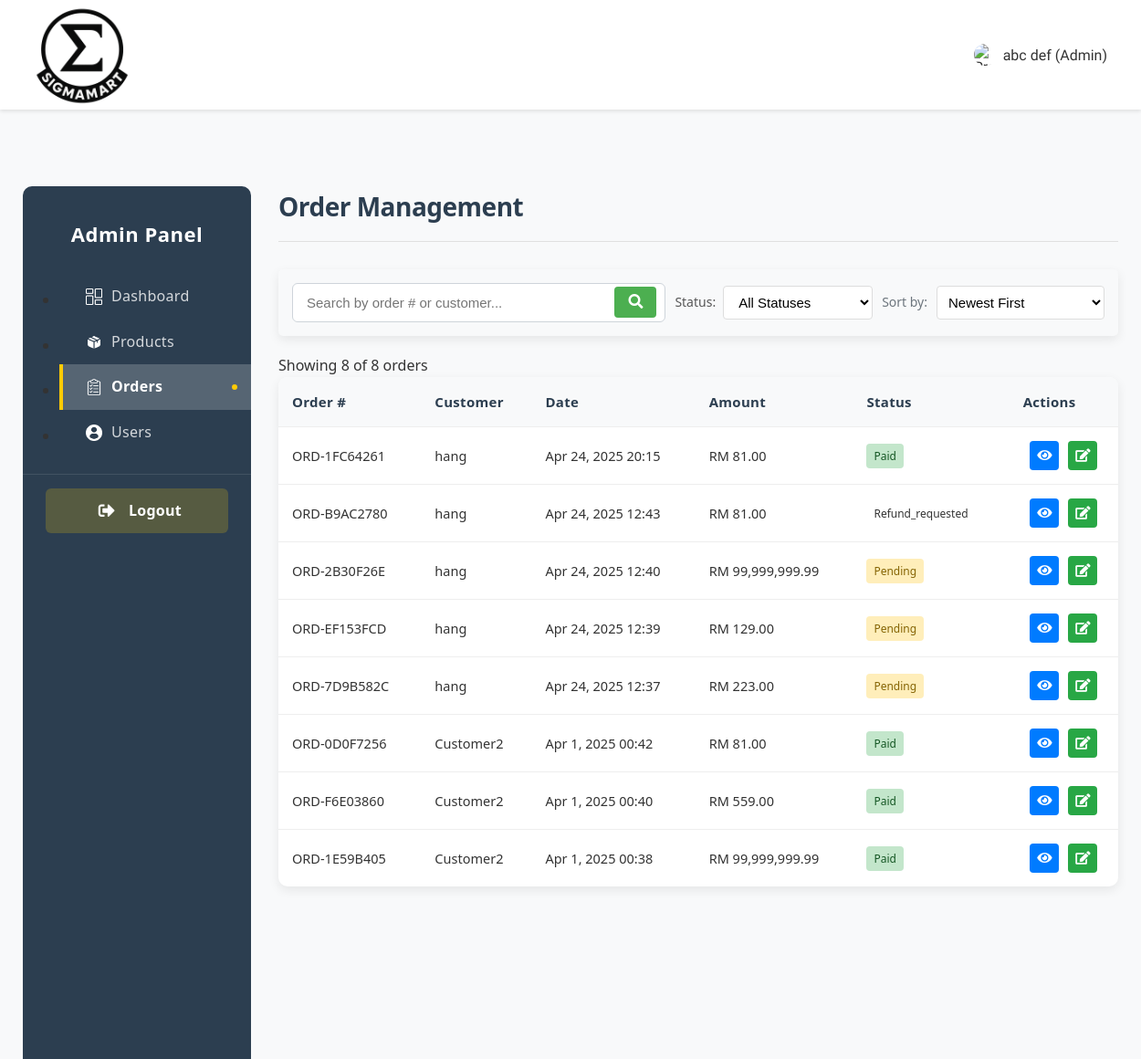
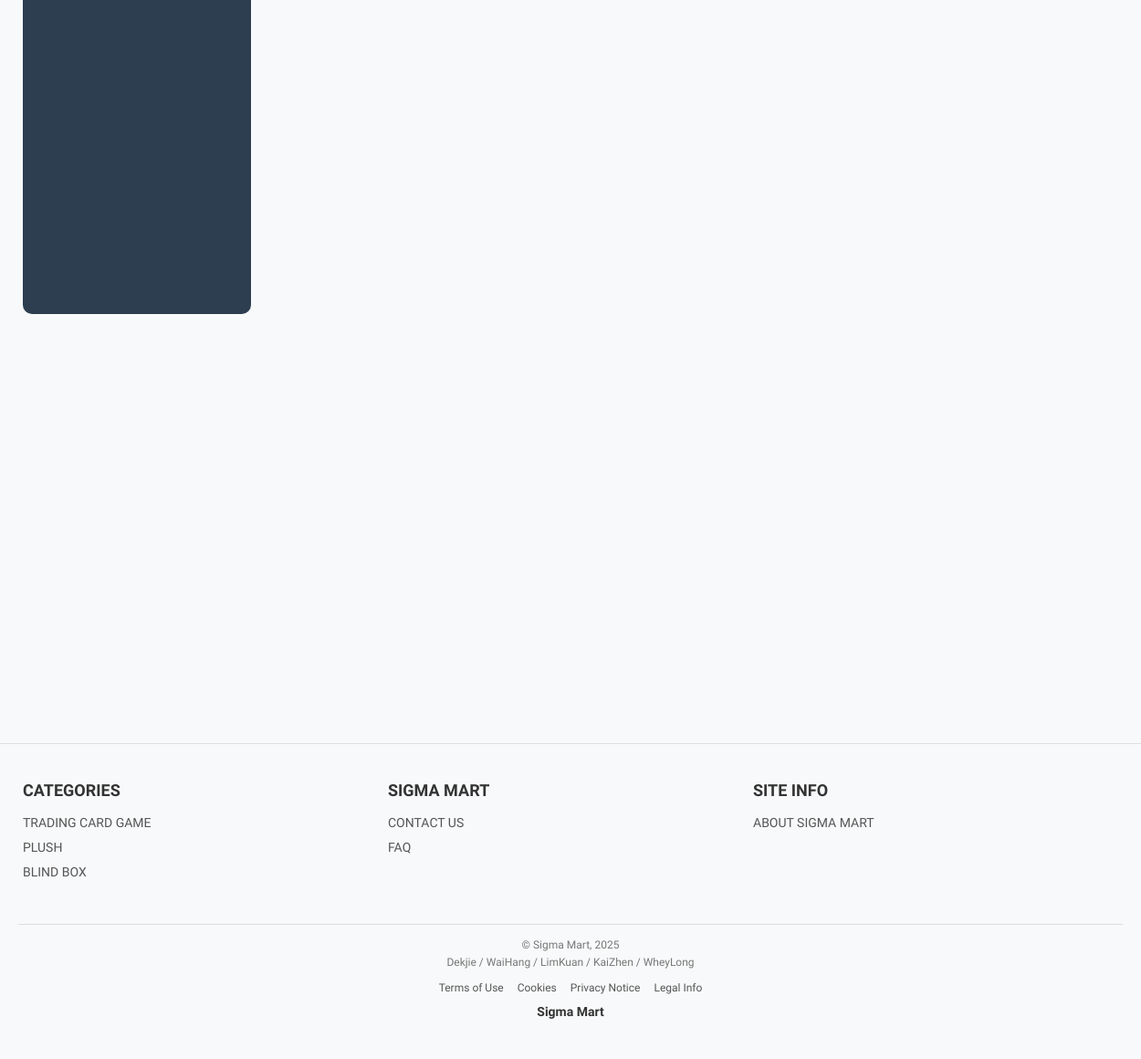
The app's page /admin/orders.php (signed in) with its own data (2 pictures, top to bottom).
### tables this page shows
CREATE TABLE `orders` (
  `id` int(11) NOT NULL,
  `user_id` int(11) NOT NULL,
  `order_reference` varchar(50) NOT NULL,
  `total_amount` decimal(10,2) NOT NULL,
  `shipping_cost` decimal(10,2) NOT NULL,
  `status` varchar(20) NOT NULL DEFAULT 'Pending',
  `payment_id` varchar(100) DEFAULT NULL,
  `payment_date` datetime DEFAULT NULL,
  `payment_session_id` varchar(255) DEFAULT NULL,
  `order_date` datetime NOT NULL,
  `payment_method` varchar(50) DEFAULT NULL,
  `tracking_number` varchar(100) DEFAULT NULL,
  `admin_notes` text DEFAULT NULL
);

CREATE TABLE `users` (
  `UserID` int(7) NOT NULL,
  `username` varchar(255) NOT NULL,
  `FirstName` varchar(255) NOT NULL,
  `LastName` varchar(255) NOT NULL,
  `Email` varchar(255) NOT NULL,
  `Password` varchar(255) NOT NULL,
  `UserType` varchar(255) NOT NULL DEFAULT 'Member',
  `profileimgpath` varchar(255) DEFAULT NULL,
  `is_verified` tinyint(1) NOT NULL DEFAULT 0,
  `remember_token` varchar(255) DEFAULT NULL
);

### lib/SimplePager.php (called while the page is built, shortened)
<?php
class SimplePager {
    public $item_count;
    public function __construct($query, $params = [], $items_per_page = 10, $page = 1) {
        global $_db;
        $this->items_per_page = $items_per_page;
        $this->page = max(1, intval($page));
        if (stripos($query, 'SELECT COUNT') === 0) {
            $stmt = $_db->prepare($query);
            $stmt->execute($params);
            $this->item_count = $stmt->fetchColumn();
        } else {
            $from_pos = stripos($query, 'FROM');
            if ($from_pos !== false) {
                $from_clause = substr($query, $from_pos);
                $order_pos = stripos($from_clause, 'ORDER BY');
                if ($order_pos !== false) {
                    $from_clause = substr($from_clause, 0, $order_pos);
                }
                $group_pos = stripos($from_clause, 'GROUP BY');
                $count_query = "SELECT COUNT(*) " . $from_clause;
                try {
                    $stmt = $_db->prepare($count_query);
                    $stmt->execute($params);
                    $this->item_count = $stmt->fetchColumn();
                } catch (PDOException $e) {
                    $temp_query = preg_replace('/SELECT\s+.+?\s+FROM/is', 'SELECT COUNT(*) FROM', $query);
                    $temp_query = preg_replace('/ORDER\s+BY\s+.+$/is', '', $temp_query);
                    try {
                        $stmt = $_db->prepare($temp_query);
                        $stmt->execute($params);
                        $this->item_count = $stmt->fetchColumn();
                    } catch (PDOException $e2) {
                        $stmt = $_db->prepare($query);
                        $stmt->execute($params);
                        $all_results = $stmt->fetchAll(PDO::FETCH_ASSOC);
                        $this->item_count = count($all_results);
                    }
                }
            } else {
                throw new Exception("Cannot determine count from query");
            }
        }
        $this->page_count = ceil($this->item_count / $this->items_per_page);
        $offset = ($this->page - 1) * $this->items_per_page;
        if (stripos($query, 'LIMIT') === false) {
            $query .= " LIMIT " . $this->items_per_page . " OFFSET " . $offset;
        }
        $stmt = $_db->prepare($query);
        $stmt->execute($params);
        $this->result = $stmt->fetchAll(PDO::FETCH_ASSOC);
    }
}

### admin/orders.php (the view, shortened to what this page needs)
<?php
require '../_base.php';
require_once '../lib/SimplePager.php';
$status = isset($_GET['status']) ? $_GET['status'] : '';
$search = isset($_GET['search']) ? trim($_GET['search']) : '';
$page = isset($_GET['page']) ? (int)$_GET['page'] : 1;
$sort = isset($_GET['sort']) ? $_GET['sort'] : 'date_desc';
include '../_head.php';
?>
<div class="admin-container">
    <div class="admin-sidebar">
        <?php include 'sidebar.php'; ?>
    </div>
    <div class="admin-content">
        <div class="admin-header">
            <h1>Order Management</h1>
        </div>
        <div class="admin-filters">
            <form method="get" action="orders.php" class="search-form">
                <div class="search-group">
                    <input type="text" name="search" placeholder="Search by order # or customer..." value="<?php echo htmlspecialchars($search); ?>">
                    <button type="submit" class="search-btn">
                        <i class="fas fa-search"></i>
                    </button>
                </div>
                <div class="filter-group">
                    <label for="status">Status:</label>
                    <select name="status" id="status" onchange="this.form.submit()">
                        <option value="">All Statuses</option>
                    </select>
                </div>
                <div class="sort-group">
                    <label for="sort">Sort by:</label>
                    <select name="sort" id="sort" onchange="this.form.submit()">
                        <option value="date_desc" <?php echo $sort === 'date_desc' ? 'selected' : ''; ?>>Newest First</option>
                    </select>
                </div>
            </form>
        </div>
        <?php
        $query = "SELECT o.*, u.Username
                  FROM orders o
                  JOIN users u ON o.user_id = u.UserID";
        $params = [];
        switch ($sort) {
            case 'date_desc': $query .= " ORDER BY o.order_date DESC"; break;
        }
        $pager = new SimplePager($query, $params, 10, $page);
        $orders = $pager->result;
        if (!isset($pager->item_count)) {
            $countQuery = "SELECT COUNT(*) FROM orders o JOIN users u ON o.user_id = u.UserID";
            if (!empty($status)) {
                $countQuery .= " WHERE o.status = ?";
            }
            if (!empty($search)) {
                $countQuery .= (strpos($countQuery, 'WHERE') === false ? " WHERE " : " AND ");
                $countQuery .= "(o.order_reference LIKE ? OR u.Username LIKE ?)";
            }
            $countStmt = $pdo->prepare($countQuery);
            $countStmt->execute($params);
            $totalOrders = $countStmt->fetchColumn();
            $totalPages = ceil($totalOrders / 10);
        } else {
            $totalOrders = $pager->item_count;
        }
        ?>
        <div class="admin-table-container">
            <div class="table-header">
                <span>Showing <?php echo count($orders); ?> of <?php echo $totalOrders; ?> orders</span>
            </div>
            <table class="admin-table">
                <thead>
                    <tr>
                        <th class="sortable">Order #</th>
                        <th class="sortable">Customer</th>
                        <th class="sortable">Date</th>
                        <th class="sortable">Amount</th>
                        <th class="sortable">Status</th>
                        <th>Actions</th>
                    </tr>
                </thead>
                <tbody>
                    <?php if (count($orders) > 0): ?>
                        <?php foreach ($orders as $order): ?>
                            <tr>
                                <td><?php echo htmlspecialchars($order['order_reference']); ?></td>
                                <td><?php echo htmlspecialchars($order['Username']); ?></td>
                                <td><?php echo date('M j, Y H:i', strtotime($order['order_date'])); ?></td>
                                <td>RM <?php echo number_format($order['total_amount'], 2); ?></td>
                                <td>
                                    <span class="status-badge <?php echo strtolower($order['status']); ?>">
                                        <?php echo htmlspecialchars($order['status']); ?>
                                    </span>
                                </td>
                                <td>
                                    <div class="action-buttons">
                                        <a href="order_details.php?id=<?php echo $order['id']; ?>" class="view-btn" title="View Details">
                                            <i class="fas fa-eye"></i>
                                        </a>
                                        <a href="update_order.php?id=<?php echo $order['id']; ?>" class="edit-btn" title="Edit Order">
                                            <i class="fas fa-edit"></i>
                                        </a>
                                    </div>
                                </td>
                            </tr>
                        <?php endforeach; ?>
                    <?php else: ?>
                        <tr>
                            <td colspan="6" class="no-results">No orders found</td>
                        </tr>
                    <?php endif; ?>
                </tbody>
            </table>
        </div>
    </div>
</div>
<?php include '../_foot.php'; ?>

### css/base.css (style rules this page uses)
body { font-family: 'Varela Round', sans-serif; background-color: #f8f9fa; color: #333; margin: 0; padding: 0; }
h1, h2, h3, h4, h5, h6 { margin-top: 0; color: #333; }
a { text-decoration: none; color: #333; }

### css/admin.css (style rules this page uses)
.admin-container { max-width: 1200px; margin: 0 auto; padding: 20px; display: flex; gap: 30px; }
.admin-sidebar { width: 250px; background-color: #2c3e50; border-radius: 10px; padding: 25px 0; position: sticky; top: 20px; height: 1250px; overflow-y: auto; }
.admin-content { flex: 1; min-width: 0; display: flex; flex-direction: column; height: calc(100vh - 40px); }
.admin-header { display: flex; justify-content: space-between; align-items: center; margin-bottom: 30px; padding-bottom: 15px; border-bottom: 1px solid #e0e0e0; }
.admin-header h1 { font-size: 28px; font-weight: 700; color: #2c3e50; margin: 0; }
.admin-table { width: 100%; border-collapse: separate; border-spacing: 0; margin-bottom: 30px; background-color: #fff; border-radius: 10px; overflow: hidden; box-shadow: 0 4px 12px rgba(0,0,0,0.08); }
.admin-table th, .admin-table td { padding: 15px; text-align: left; border-bottom: 1px solid #eee; }
.admin-table th { background-color: #f8f9fa; font-weight: 600; color: #495057; position: sticky; top: 0; z-index: 10; }
.admin-table tr:last-child td { border-bottom: none; }
.status-badge { display: inline-block; padding: 5px 12px; border-radius: 20px; font-size: 13px; font-weight: 500; text-transform: capitalize; }
.status-badge.pending { background-color: #fff3cd; color: #856404; }
.admin-filters { background-color: #fff; border-radius: 10px; padding: 20px; margin-bottom: 25px; box-shadow: 0 4px 12px rgba(0,0,0,0.08); display: flex; flex-wrap: wrap; gap: 20px; align-items: center; }
.search-form { display: flex; flex-wrap: wrap; gap: 20px; width: 100%; align-items: center; }
.search-group { flex: 1; min-width: 200px; position: relative; }
.search-group input { width: 100%; padding: 12px 15px; padding-right: 45px; border: 1px solid #ced4da; border-radius: 6px; font-size: 15px; transition: border-color 0.3s; }
.search-btn { position: absolute; right: 10px; top: 50%; transform: translateY(-50%); background: none; border: none; color: #6c757d; cursor: pointer; font-size: 16px; }
.filter-group, .sort-group { display: flex; align-items: center; gap: 10px; }
.filter-group label, .sort-group label { font-size: 14px; color: #6c757d; white-space: nowrap; }
.filter-group select, .sort-group select { padding: 10px 15px; border: 1px solid #ced4da; border-radius: 6px; font-size: 15px; background-color: #fff; min-width: 150px; }
.admin-container { font-family: 'Segoe UI', Roboto, 'Helvetica Neue', Arial, sans-serif; color: #333; line-height: 1.6; -webkit-font-smoothing: antialiased; -moz-osx-font-smoothing: grayscale; }
.admin-header h1 { font-size: 28px; font-weight: 700; color: #2c3e50; margin: 0; letter-spacing: -0.5px; }
.admin-table th { background-color: #f8f9fa; font-weight: 600; color: #2c3e50; font-size: 15px; letter-spacing: 0.3px; position: sticky; top: 0; z-index: 10; }
.admin-table td { font-size: 14.5px; color: #333; }
.admin-filters { margin-bottom: 20px; padding: 15px; background-color: #f8f9fa; border-radius: 5px; }
.admin-filters .search-form { display: flex; flex-wrap: wrap; gap: 10px; align-items: center; }
.filter-group { display: flex; gap: 10px; }
.filter-group select, .sort-group select { padding: 8px; border: 1px solid #ddd; border-radius: 4px; }

### css/profile.css (style rules this page uses)
.filter-group { display: flex; align-items: center; gap: 8px; }
.filter-group label { font-weight: 500; color: #555; white-space: nowrap; }
.filter-group select, .filter-group input[type="text"] { padding: 8px 12px; border: 1px solid #ddd; border-radius: 4px; background-color: #fff; }
.search-group { flex-grow: 1; display: flex; gap: 8px; }
.search-group input[type="text"] { flex-grow: 1; }
.search-btn { padding: 8px 15px; background-color: #4CAF50; color: white; border: none; border-radius: 4px; cursor: pointer; transition: background-color 0.3s; }

### css/order_details.css (style rules this page uses)
.status-badge { padding: 5px 10px; border-radius: 4px; font-size: 14px; font-weight: 500; }
.status-badge.pending { background-color: #fff3cd; color: #856404; }
.status-badge.paid { background-color: #d4edda; color: #155724; }

### records on screen
orders: order_reference "ORD-1FC64261", user.username "hang", order_date "Apr 24, 2025 20:15", total_amount "81.00", status "Paid"
orders: order_reference "ORD-B9AC2780", user.username "hang", order_date "Apr 24, 2025 12:43", total_amount "81.00", status "Refund_requested"
orders: order_reference "ORD-2B30F26E", user.username "hang", order_date "Apr 24, 2025 12:40", total_amount "99,999,999.99", status "Pending"
orders: order_reference "ORD-EF153FCD", user.username "hang", order_date "Apr 24, 2025 12:39", total_amount "129.00", status "Pending"
orders: order_reference "ORD-7D9B582C", user.username "hang", order_date "Apr 24, 2025 12:37", total_amount "223.00", status "Pending"
orders: order_reference "ORD-0D0F7256", user.username "Customer2", order_date "Apr 1, 2025 00:42", total_amount "81.00", status "Paid"
orders: order_reference "ORD-F6E03860", user.username "Customer2", order_date "Apr 1, 2025 00:40", total_amount "559.00", status "Paid"
orders: order_reference "ORD-1E59B405", user.username "Customer2", order_date "Apr 1, 2025 00:38", total_amount "99,999,999.99", status "Paid"

### other values on screen
$fullName "abc def"
count($orders) "8"
$totalOrders "8"
